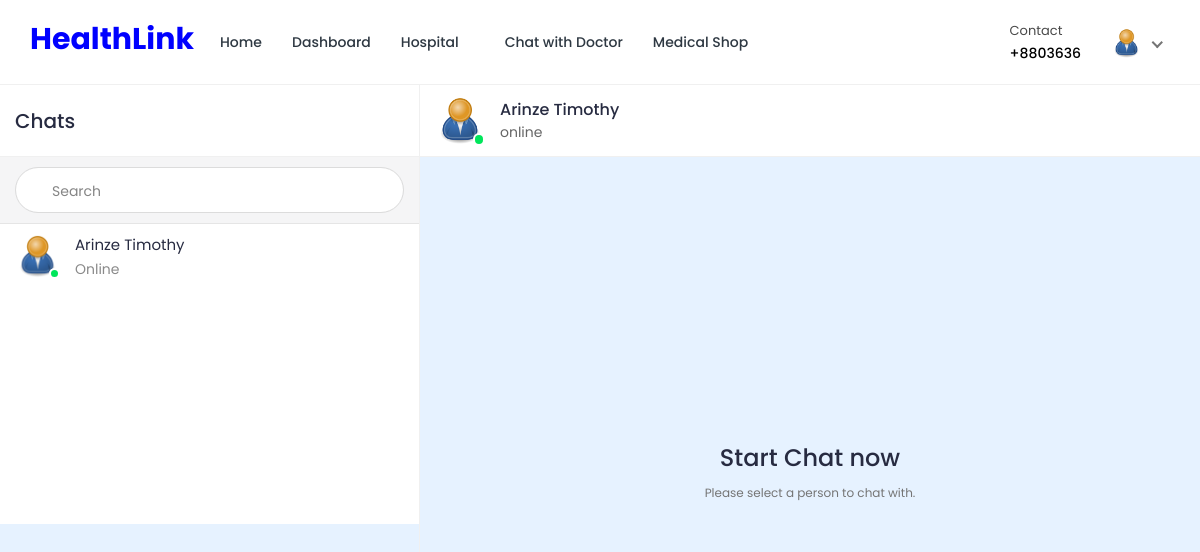
/chat/home/23/ (signed in), run on the app's committed database.
### hospital/models.py (models this page shows, shortened)
class Patient(models.Model):
    patient_id = models.AutoField(primary_key=True)
    user = models.OneToOneField(User, on_delete=models.CASCADE, null=True, blank=True, related_name='patient')
    name = models.CharField(max_length=200, null=True, blank=True)
    username = models.CharField(max_length=200, null=True, blank=True)
    age = models.IntegerField(null=True, blank=True)
    email = models.EmailField(max_length=200, null=True, blank=True)
    phone_number = models.IntegerField(null=True, blank=True)
    address = models.CharField(max_length=200, null=True, blank=True)
    featured_image = models.ImageField(upload_to='patients/', default='patients/user-default.png', null=True, blank=True)
    blood_group = models.CharField(max_length=200, null=True, blank=True)
    history = models.CharField(max_length=200, null=True, blank=True)
    dob = models.CharField(max_length=200, null=True, blank=True)
    nid = models.CharField(max_length=200, null=True, blank=True)
    serial_number = models.CharField(max_length=200, null=True, blank=True)
    login_status = models.CharField(max_length=200, null=True, blank=True, default="offline")

### doctor/models.py (models this page shows, shortened)
class Doctor_Information(models.Model):
    DOCTOR_TYPE = (
        ('Cardiologists', 'Cardiologists'),
        ('Neurologists', 'Neurologists'),
        ('Pediatricians', 'Pediatricians'),
        ('Physiatrists', 'Physiatrists'),
        ('Dermatologists', 'Dermatologists'),
    )
    doctor_id = models.AutoField(primary_key=True)
    user = models.OneToOneField(User, on_delete=models.CASCADE, null=True, blank=True, related_name='profile')
    name = models.CharField(max_length=200, null=True, blank=True)
    username = models.CharField(max_length=200, null=True, blank=True)
    gender = models.CharField(max_length=200, null=True, blank=True)
    description = models.TextField(max_length=1000, null=True, blank=True)
    department = models.CharField(max_length=200, choices=DOCTOR_TYPE, null=True, blank=True)
    department_name = models.ForeignKey(hospital_department, on_delete=models.SET_NULL, null=True, blank=True)
    specialization = models.ForeignKey(specialization, on_delete=models.SET_NULL, null=True, blank=True)
    featured_image = models.ImageField(upload_to='doctors/', default='doctors/user-default.png', null=True, blank=True)
    certificate_image = models.ImageField(upload_to='doctors_certificate/', default='doctors_certificate/default.png', null=True, blank=True)
    email = models.EmailField(max_length=200, null=True, blank=True)
    phone_number = models.CharField(max_length=200, null=True, blank=True)
    nid = models.CharField(max_length=200, null=True, blank=True)
    visiting_hour = models.CharField(max_length=200, null=True, blank=True)
    consultation_fee = models.IntegerField(null=True, blank=True)
    report_fee = models.IntegerField(null=True, blank=True)
    dob = models.CharField(max_length=200, null=True, blank=True)
    institute = models.CharField(max_length=200, null=True, blank=True)
    degree = models.CharField(max_length=200, null=True, blank=True)
    completion_year = models.CharField(max_length=200, null=True, blank=True)
    work_place = models.CharField(max_length=200, null=True, blank=True)
    designation = models.CharField(max_length=200, null=True, blank=True)
    start_year = models.CharField(max_length=200, null=True, blank=True)
    end_year = models.CharField(max_length=200, null=True, blank=True)
    register_status =  models.CharField(max_length=200, null=True, blank=True)
    hospital_name = models.ForeignKey(Hospital_Information, on_delete=models.SET_NULL, null=True, blank=True)

### ChatApp/views.py (the view, shortened to what this page needs)
# urls.py: path('', views.home, name='chat-home'),
@csrf_exempt
@login_required(login_url='login')
@cache_control(no_cache=True, must_revalidate=True, no_store=True)
def home(request,pk):
    if request.user.is_patient:
            User = get_user_model()
            users = User.objects.all()
            patients = Patient.objects.get(user_id=pk)
            appointments = Appointment.objects.filter(patient=patients).filter(appointment_status='confirmed')
            doctor= Doctor_Information.objects.filter(appointment__in=appointments)
            chats = {}
            if request.method == 'GET' and 'u' in request.GET:
                chats = chatMessages.objects.filter(Q(user_from=request.user.id, user_to=request.GET['u']) | Q(user_from=request.GET['u'], user_to=request.user.id))
                chats = chats.order_by('date_created')
                doc = Doctor_Information.objects.get(user_id=request.GET['u'])
                context = {
                "page":"home",
                "users":users,
                "chats":chats,
                "patient":patients,
                "doctor":doctor,
                "doc":doc,
                "app":appointments,
                "chat_id": int(request.GET['u'] if request.method == 'GET' and 'u' in request.GET else 0)
            }
            else:
                context = {
                    "page":"home",
                    "users":users,
                    "chats":chats,
                    "patient":patients,
                    "doctor":doctor,
                    "app":appointments,
                    "chat_id": int(request.GET['u'] if request.method == 'GET' and 'u' in request.GET else 0)
                }
            print(request.GET['u'] if request.method == 'GET' and 'u' in request.GET else 0)
            return render(request,"chat.html",context)

### templates/chat.html (shortened to what this page needs)
{% load static %}
{%load tz%}
<!DOCTYPE html>
<html lang="en">
<head>
		<link rel="stylesheet" href="{% static 'HealthStack-System/css/Normal/bootstrap.min.css' %}">
		<link rel="stylesheet" href="{% static 'HealthStack-System/plugins/Normal/fontawesome/css/fontawesome.min.css' %}">
		<link rel="stylesheet" href="{% static 'HealthStack-System/plugins/Normal/fontawesome/css/all.min.css' %}">
		<link rel="stylesheet" href="{% static 'HealthStack-System/css/Normal/style.css' %}">
		<link rel="stylesheet" href="{% static 'HealthStack-System/plugins/Normal/fancybox/jquery.fancybox.min.css'%}">
	</head>
	<body class="chat-page">
		<div class="main-wrapper">
			<header class="header">{% include 'patient_navbar.html' %}</header>
			<div class="content">
				<div class="container-fluid">
					<div class="row">
						<div class="col-xl-12">
							<div class="chat-window">
								<div class="chat-cont-left">
									<div class="chat-header">
										<span>Chats</span>
									</div>
									<form class="chat-search" method="GET" action = "{% url 'chat-home' pk=user.id %}">
										<div class="input-group">
											<div class="input-group-prepend">
											</div>
											<input type="text" class="form-control" placeholder="Search" name="search">
										</div>
									</form>
									<div class="chat-users-list">
										<div class="chat-scroll">
										{% for d in doctor %}
										{% if not d.id == 1 and not d.id == user.id %}
											<a href="{% url 'chat-home' pk=user.id %}?u={{d.user.id}}" class="media">
												<div class="media-img-wrap">
													{%if d.user.login_status%}
													<div class="avatar avatar-online">
														<img src="{{ d.featured_image.url }}" alt="User Image" class="avatar-img rounded-circle">
													</div>
													{%else%}
													<div class="avatar avatar-away">
														<img src="{{ d.featured_image.url }}" alt="User Image" class="avatar-img rounded-circle">
													</div>
													{%endif%}
												</div>
												<div class="media-body">
													<div>
														<div class="user-name">{{d.name}}</div>
														{%if d.user.login_status%}
														<div class="user-last-chat">Online</div>
														{%else%}
														<div class="user-last-chat">Offline</div>
														{%endif%}
													</div>
												</div>
											</a>
										{%endif%}
										{% endfor %}
										</div>
									</div>
								</div>
								<div class="chat-cont-right">
									<div class="chat-header">
										<div class="media">
											<div class="media-img-wrap">
												<div class="avatar avatar-online">
													<img src="{{patient.featured_image.url}}" alt="User Image" class="avatar-img rounded-circle">
												</div>
											</div>
											<div class="media-body">
												<div class="user-name">{{patient.name}}</div>
												<div class="user-status">online</div>
											</div>
										</div>
									</div>
									{% if not chat_id > 0 %}
										<div class="d-flex flex-column justify-content-center align-items-center" style="height: 650px;">
											<h3>Start Chat now</h3>
											<p><small class="text-muted">Please select a person to chat with.</small></p>
										</div>
									{% endif %}
								</div>
							</div>
						</div>
					</div>
				</div>
			</div>
	</body>
</html>

### templates/patient_navbar.html (shortened to what this page needs)
{% load static %}
<nav class="navbar navbar-expand-lg header-nav">
  <div class="navbar-header">
    <a href="{% url 'hospital_home'%}" class="navbar-brand logo">
      <h2 style="color:blue;font-weight:bold;">HealthLink</h2>
    </a>
  </div>
  <div class="main-menu-wrapper">
    <ul class="main-nav">
      <li>
        <a href="{% url 'hospital_home'%}">Home</a>
      </li>
      <li>
        <a href="{% url 'patient-dashboard' %}">Dashboard</a>
      </li>
      <li class="has-submenu">
        <a href="#">Hospital <i class="fas fa-chevron-down"></i></a>
      </li>
      {% if user.is_authenticated and user.is_patient %}
      <li>
        <a href="{% url 'chat-home' pk=user.id %}">Chat with Doctor</a>
      </li>
      {% endif %}
      <li>
        <a href="{% url 'pharmacy_shop' %}">Medical Shop</a>
      </li>
    </ul>
  </div>
  <ul class="nav header-navbar-rht">
    <li class="nav-item contact-item">
      <div class="header-contact-img">
        <i class="far fa-hospital"></i>
      </div>
      <div class="header-contact-detail">
        <p class="contact-header">Contact</p>
        <p class="contact-info-header">+880{{patient.phone_number}}</p>
      </div>
    </li>
    <li class="nav-item dropdown has-arrow logged-item">
      <a href="#" class="dropdown-toggle nav-link" data-toggle="dropdown">
        <span class="user-img">
          <img
            class="rounded-circle"
            src="{{patient.featured_image.url}}"
            width="31"
            alt="Richard Wilson"
          />
        </span>
      </a>
    </li>
  </ul>
</nav>

### data on the page
Patient: phone_number "3636", featured_image (placeholder picture), name "Arinze Timothy"
Doctor_Information: featured_image (placeholder picture), name "Arinze Timothy", shows "Online"
